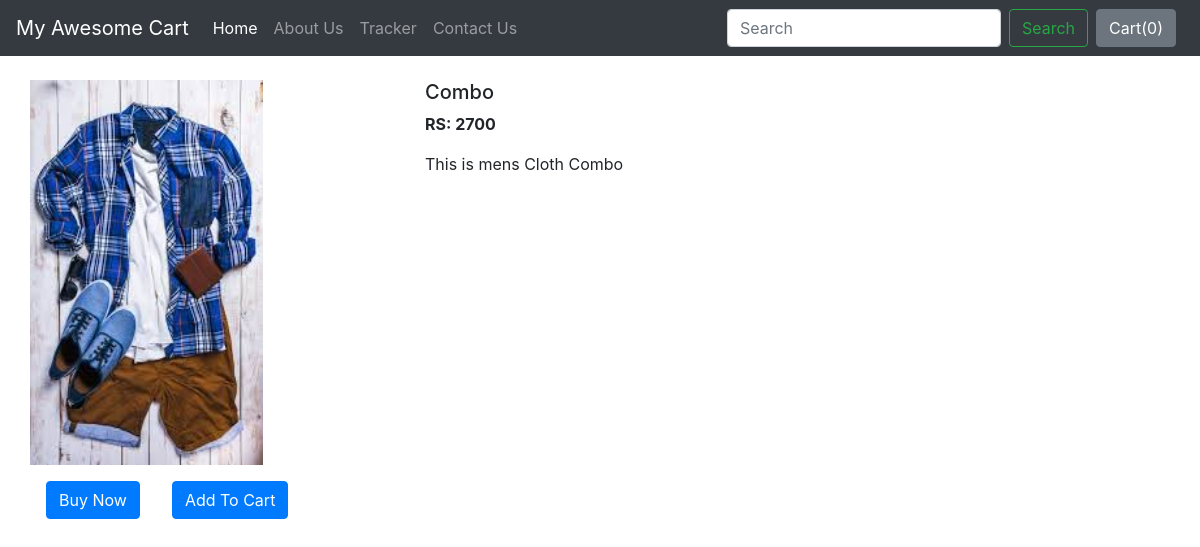
Page /shop/products/27 on the committed database.
### shop/models.py (models this page shows)
class Product(models.Model):
    objects = None
    product_id = models.AutoField
    product_name = models.CharField(max_length=50)
    category = models.CharField(max_length=50, default="")
    sub_category = models.CharField(max_length=50, default="")
    price = models.IntegerField(default=0)
    desc = models.CharField(max_length=300)
    pub_date = models.DateField(auto_now=True)
    image = models.ImageField(upload_to="shop/images", default="")
    def __str__(self):
        return self.product_name

### shop/views.py (the view)
# urls.py: path('products/<int:myid>', views.productView, name="ProductView"),
def productView(request, myid):
    product = Product.objects.filter(id=myid)
    print(product)
    return render(request, "shop/prodView.html",
                  {'product': product[0]})

### shop/templates/shop/prodView.html (shortened to what this page needs)
{% extends 'shop/basic.html' %}
{% block body %}
<div class="container my-4">
    <div class="row">
        <div class="col-md-4">
            <div class="row">
                <img src="/media/{{product.image}}" width="233px" height="385px">
            </div>
            <div class="row my-3">
                <button class="btn btn-primary mx-3"> Buy Now</button>
                <button class="btn btn-primary mx-3 "> Add To Cart</button>
            </div>
        </div>
        <div class="col-md-8">
            <h5>{{product.product_name}}</h5>
            <p><b>RS: {{product.price}}</b></p>
            <p>{{product.desc}}</p>
        </div>
    </div>
</div>
{% endblock %}

### rows in the picture
Product: image (picture), product_name "Combo", price "2700", desc "This is mens Cloth Combo"
